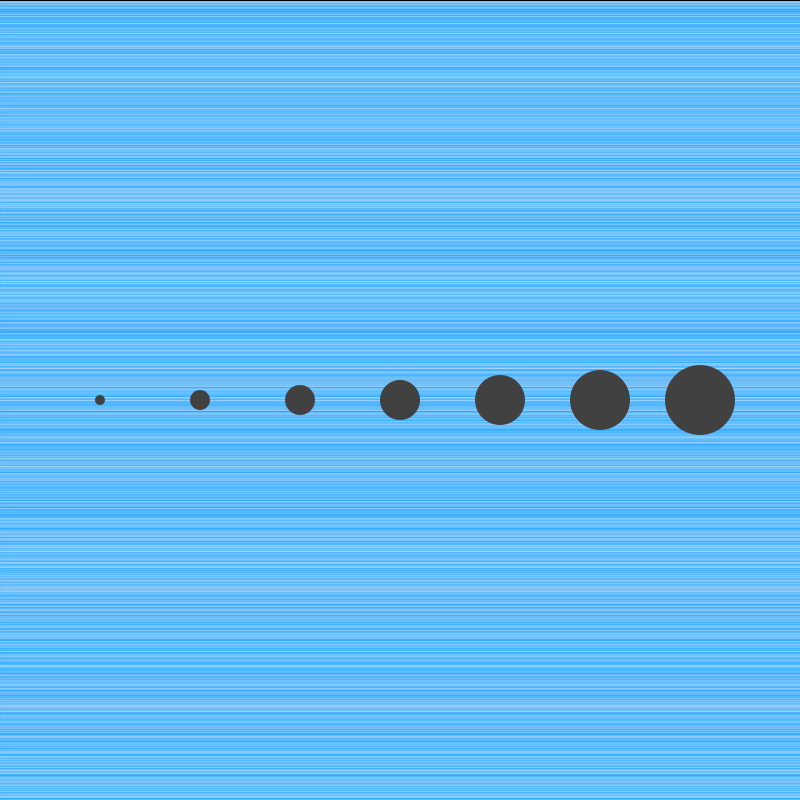
Frame 1 (no input)
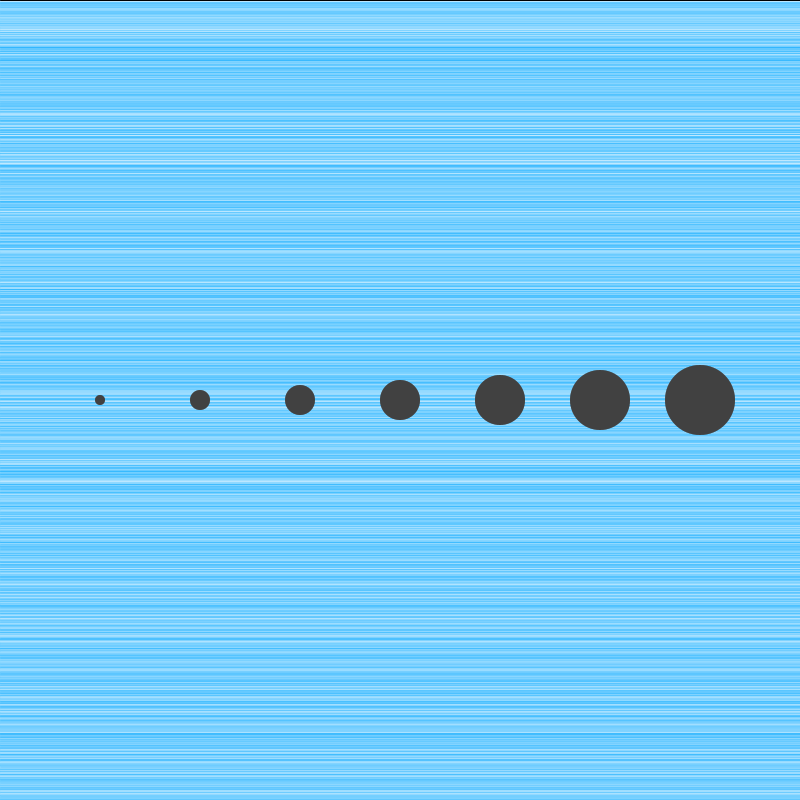
Frame 60 (the mouse pressed at the canvas centre just before this capture)
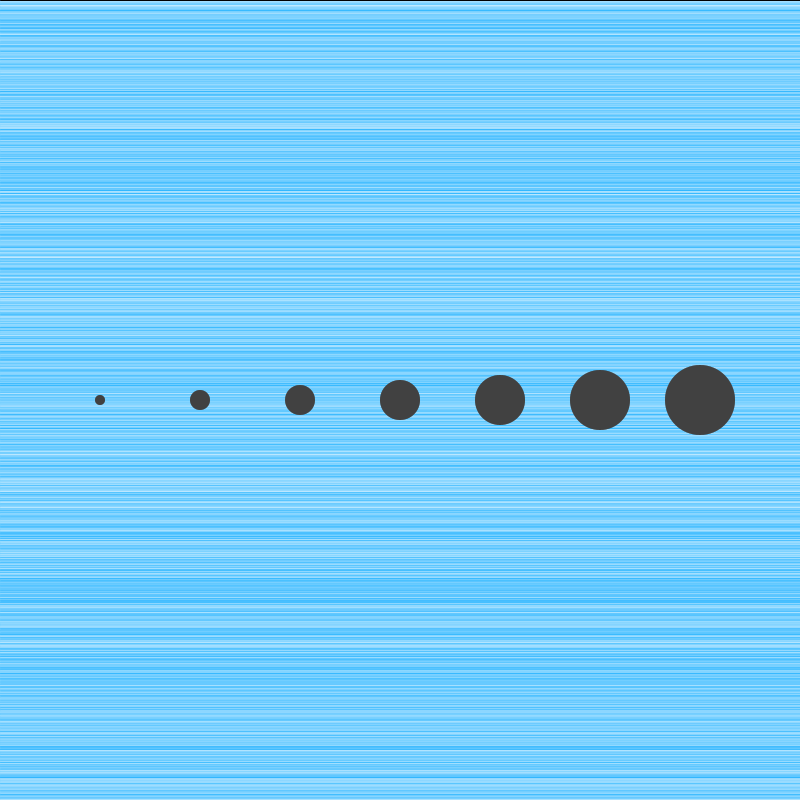
Frame 120 (the mouse held since frame 60 and released just before this capture)

The Processing sketch that drew these frames (run headless with seeded random() and noise(); from frame 60 on, the mouse is pressed at the canvas centre):

// Processing sketch: modernart_noise
// ── modernart_noise.pde
float y = 0;
float x = 0;
color from = color(0,166,255);
color to = color(255,255,255);
float xoff;

void setup() {
  size(800, 800);
  background(76,166,255);
}

void draw() {

  for (int h = 0; h <= 800; h++) {
      xoff = xoff + 1;
      float n = noise(xoff);    
      color interA = lerpColor(from, to, n);    
      line(0,y+h,width,y+h);
      stroke(interA,150);      
  }
  fill(65);
  noStroke();
  
  for (int i = 0; i < 8; i++) {
    fill(65);
    noStroke();
    ellipse(100*i,height/2,10*i,10*i);
  }
}
